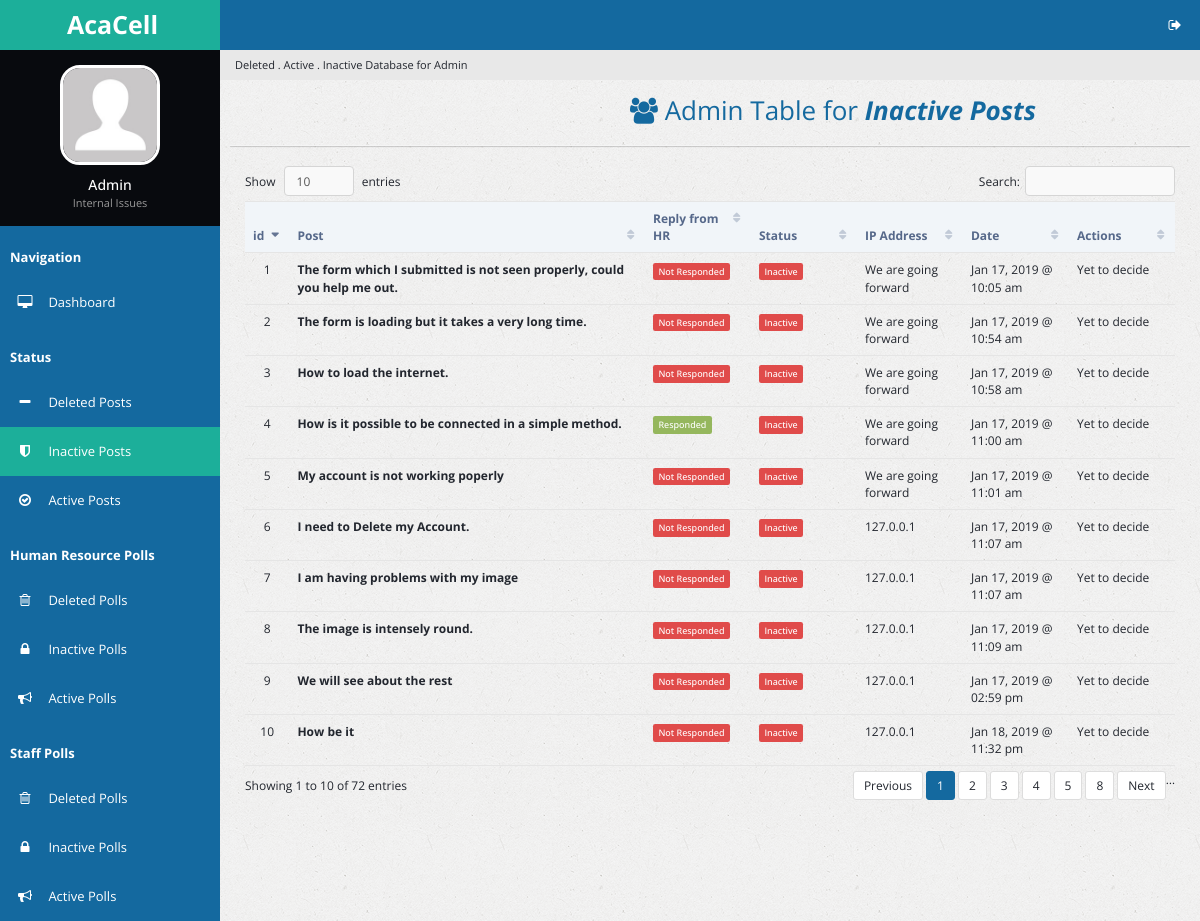
Page /inactposts.php (signed in) on the committed database.
### tables this page shows
CREATE TABLE `complaints` (
  `c_id` int(32) NOT NULL,
  `c_value` varchar(2048) NOT NULL,
  `c_division` varchar(64) NOT NULL,
  `date_created` double NOT NULL,
  `c_ip_address` varchar(64) NOT NULL,
  `date_stop_display` double NOT NULL,
  `u_fname` varchar(255) NOT NULL,
  `u_id` int(11) NOT NULL,
  `table_type` varchar(16) NOT NULL DEFAULT 'complaint'
);

### inactposts.php (the view, shortened to what this page needs)
<?php
include 'handlers/dbcon.php';
$curr_time = time();
if (isset($_SESSION['loggedin']) && isset($_SESSION['adminpanel'])) {
?>
<!DOCTYPE html>
<html lang="en">
<head>
        <link rel="stylesheet" type="text/css" id="theme" href="css/theme-default.css"/>
    </head>
    <body>
        <div class="page-container">
            <div class="page-sidebar">
                <ul class="x-navigation">
                    <li class="xn-logo">
                        <a href="table-export.php"><b>AcaCell</b></a>
                    </li>
                    <li class="xn-profile">
                        <div class="profile">
                            <div class="profile-image">
                                <img src="assets/images/users/avatar.jpg" alt="John Doe"/>
                            </div>
                            <div class="profile-data">
                                <div class="profile-data-name">Admin</div>
                                <div class="profile-data-title">Internal Issues</div>
                            </div>
                        </div>
                    </li>
                   <li class="xn-title"><b>Navigation</b></li>
                    <li>
                        <a href="admin.php"><span class="fa fa-desktop" style="color: white;"></span> <span class="xn-text" style="color: white;">Dashboard</span></a>
                    </li>
                    <li class="xn-title"><b>Status</b></li>
                    <li>
                        <a href="delposts.php"><span class="fa fa-minus" style="color: white;"></span> <span class="xn-text" style="color: white;">Deleted Posts</span></a>
                    </li>
                    <li  class="active">
                        <a href="inactposts.php"><span class="fa fa-shield" style="color: white;"></span> <span class="xn-text" style="color: white;">Inactive Posts</span></a>
                    </li>
                    <li>
                        <a href="actposts.php"><span class="fa fa-check-circle-o" style="color: white;"></span> <span class="xn-text" style="color: white;">Active Posts</span></a>
                    </li>
                    <li class="xn-title"><b>Human Resource Polls</b></li>
                    <li>
                       <a href="delpolls.php"><span class="fa fa-trash-o" style="color: white;"></span> <span class="xn-text" style="color: white;">Deleted Polls</span></a>
                   </li>
                    <li>
                       <a href="inactpolls.php"><span class="fa fa-lock" style="color: white;"></span> <span class="xn-text" style="color: white;">Inactive Polls</span></a>
                   </li>
                   <li>
                       <a href="actpolls.php"><span class="fa fa-bullhorn" style="color: white;"></span> <span class="xn-text" style="color: white;">Active Polls</span></a>
                   </li>
                   <li class="xn-title"><b>Staff Polls</b></li>
                     <li>
                        <a href="staffdelpolls.php"><span class="fa fa-trash-o" style="color: white;"></span> <span class="xn-text" style="color: white;">Deleted Polls</span></a>
                    </li>
                     <li>
                        <a href="staffinactpolls.php"><span class="fa fa-lock" style="color: white;"></span> <span class="xn-text" style="color: white;">Inactive Polls</span></a>
                    </li>
                    <li>
                        <a href="staffactpolls.php"><span class="fa fa-bullhorn" style="color: white;"></span> <span class="xn-text" style="color: white;">Active Polls</span></a>
                    </li>
                  </ul>
            </div>
            <div class="page-content">
                <ul class="x-navigation x-navigation-horizontal x-navigation-panel">
                    <li class="xn-icon-button pull-right">
                        <a href="#" class="mb-control" data-box="#mb-signout"><span class="fa fa-sign-out"></span></a>
                    </li>
                </ul>
                    <ul class="breadcrumb">
                    <li class="active">Deleted . Active . Inactive Database for Admin</li>
                </ul>
                <div class="page-title">
                    <h2><span class="fa fa-users" style="padding-left: 400px"></span> Admin Table for <i><b>Inactive Posts</b></i></h2>
                </div>
                <div class="page-content-wrap">
                    <div class="row">
                        <div class="col-md-12">
                            <div class="panel panel-default">
                                </div>
                                <div class="panel-body">
                                    <table id="customers2" class="table datatable">
                                        <thead>
                                            <tr>
                                                <th width="50">id</th>
                                                <th width="300">Post</th>
                                                <th width="100">Reply from HR</th>
                                                <th width="100">Status</th>
                                                <th width="100">IP Address</th>
                                                <th width="100">Date</th>
                                                <th width="100">Actions</th>
                                            </tr>
                                        </thead>
                                        <tbody>
                                          <?php
                                            $sql_delpostsdisplay = "SELECT * FROM complaints WHERE date_stop_display < $curr_time ORDER BY date_created DESC";
                                            $success_delpostdisplay = mysqli_query($link, $sql_delpostsdisplay);
                                            if ($success_delpostdisplay->num_rows > 0) {
                                              while($rows = $success_delpostdisplay->fetch_assoc()){
                                                $id = $rows['c_id'];
                                                $sql_commentpresent = "SELECT * FROM comments WHERE c_id = '$id'";
                                                $success_commentpresent = mysqli_query($link, $sql_commentpresent);
                                          ?>
                                                <tr id="trow<?php echo $rows['c_id']; ?>">
                                                  <td class="text-center"> <?php echo $rows['c_id'];; ?> </td>
                                                  <td><strong><?php echo $rows['c_value']; ?></strong></td>
                                                  <td>
                                                      <?php
                                                      if ($success_commentpresent->num_rows > 0) {?>
                                                          <a href="#commentmodal<?php echo $id; ?>" data-toggle="modal"><span class='label label-success'>Responded</span></a>
                                                      <?php }
                                                      elseif ($success_commentpresent->num_rows == 0) {?>
                                                        <span class='label label-danger'>Not Responded</span>
                                                      <?php } ?>
                                                    </td>
                                                  <td><?php echo "<span class='label label-danger'>Inactive</span>";?></td>
                                                  <td><?php echo $rows['c_ip_address']; ?></td>
                                                  <td><?php echo date("M d, Y @ h:i a", $rows['date_created']); ?></td>
                                                  <td>Yet to decide</td>
                                                </tr>
                                          <?php
                                                }
                                              }
                                          ?>
                                            </tbody>
                                    </table>
                                </div>
                            </div>
                        </div>
                    </div>
                </div>
            </div>
    </body>
</html>
<?php
}else {
  header('location:admin.php');
}
 ?>

### rows in the picture
complaints: c_id "10", c_value "How be it", shows "Not Responded", c_ip_address "127.0.0.1", date_created "Jan 18, 2019 @ 11:32 pm"
complaints: c_id "9", c_value "We will see about the rest", shows "Not Responded", c_ip_address "127.0.0.1", date_created "Jan 17, 2019 @ 02:59 pm"
complaints: c_id "8", c_value "The image is intensely round.", shows "Not Responded", c_ip_address "127.0.0.1", date_created "Jan 17, 2019 @ 11:09 am"
complaints: c_id "7", c_value "I am having problems with my image", shows "Not Responded", c_ip_address "127.0.0.1", date_created "Jan 17, 2019 @ 11:07 am"
complaints: c_id "6", c_value "I need to Delete my Account.", shows "Not Responded", c_ip_address "127.0.0.1", date_created "Jan 17, 2019 @ 11:07 am"
complaints: c_id "5", c_value "My account is not working poperly", shows "Not Responded", c_ip_address "We are going forward", date_created "Jan 17, 2019 @ 11:01 am"
complaints: c_id "4", c_value "How is it possible to be connected in a simple method.", c_ip_address "We are going forward", date_created "Jan 17, 2019 @ 11:00 am"
complaints: c_id "3", c_value "How to load the internet.", shows "Not Responded", c_ip_address "We are going forward", date_created "Jan 17, 2019 @ 10:58 am"
complaints: c_id "2", c_value "The form is loading but it takes a very long time.", shows "Not Responded", c_ip_address "We are going forward", date_created "Jan 17, 2019 @ 10:54 am"
complaints: c_id "1", c_value "The form which I submitted is not seen properly, could you help me out.", shows "Not Responded", c_ip_address "We are going forward", date_created "Jan 17, 2019 @ 10:05 am"
